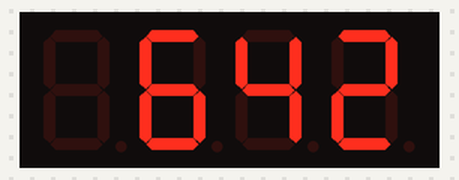
The sketch below on a simulated Arduino Uno, built with avr-gcc and run on an emulated ATmega328P. On the bench: 4-digit seven-segment display.

Above: at 0.1 s.
At 2.1 s:
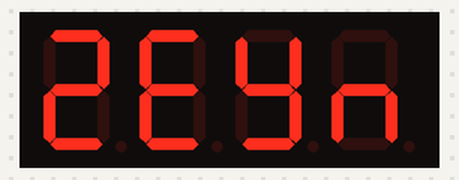
At 2.6 s:
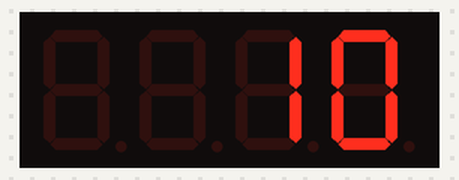

The sketch:

sketch_apr15a.ino
```cpp
#include"TM1637.h"
const int CLK=6;
const int DIO=7;
TM1637 tm1637(CLK,DIO);
void setup() {
  tm1637.init();
  tm1637.set(BRIGHT_TYPICAL);
  float num=642;
  tm1637.displayNum(num);
  delay(2000);

}

void loop() {
  tm1637.displayStr("zeynep");
  delay(500);
  for(int i=10;i>0;i=i=-1){
    tm1637.displayNum(i);
    delay(1000);
  }


}
```

Measured:
- what the display in image 1 shows lasts 0.5 s, from 2.1 s to 2.6 s
- what the display in image 2 shows lasts 1.0 s, from 2.6 s to 3.6 s
